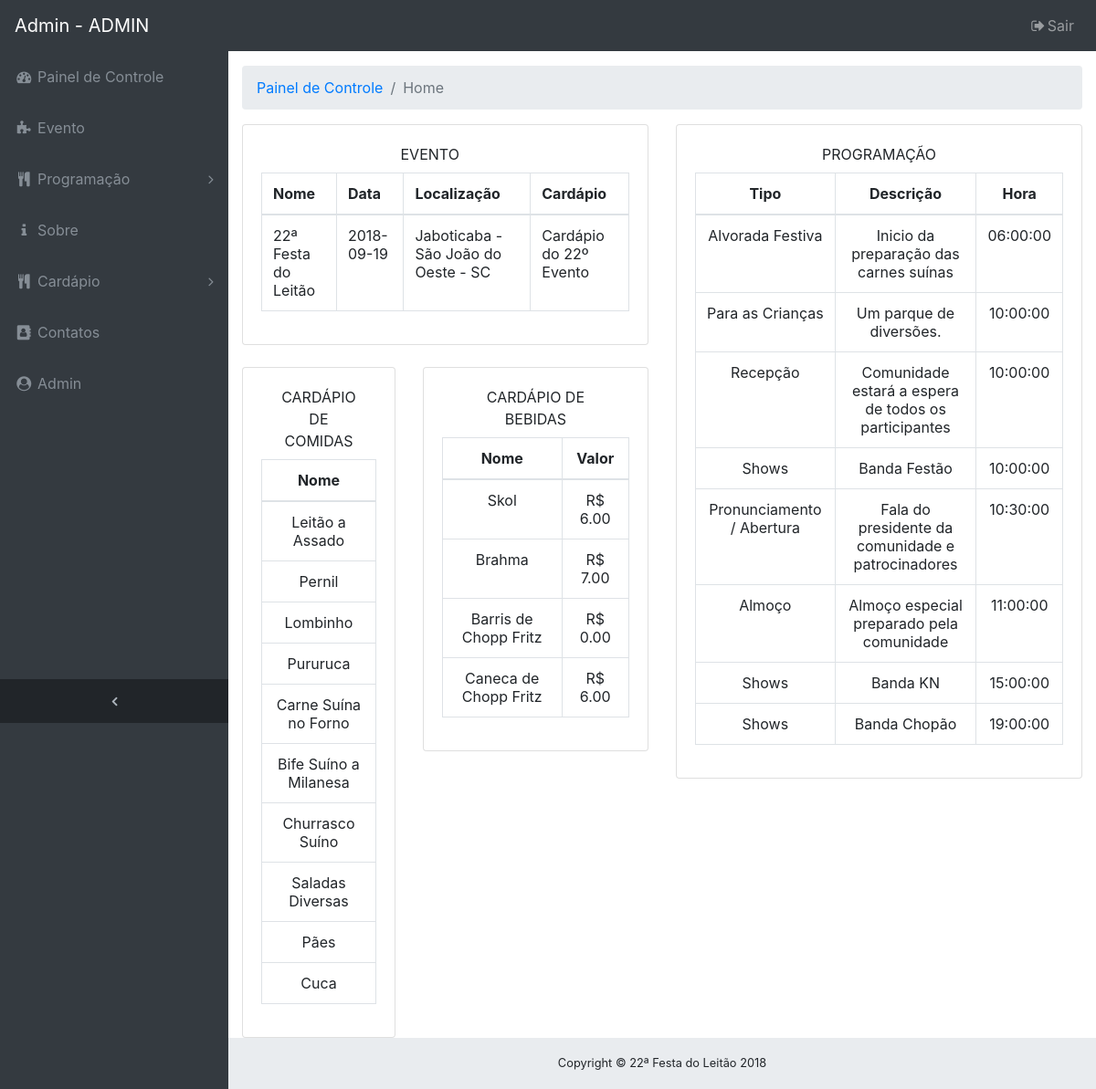
The app's page /admin/index.php (signed in) with its own data.
### tables this page shows
CREATE TABLE `tb_evento` (
    `cod_evento` INTEGER NOT NULL AUTO_INCREMENT,
    `nome_evento` VARCHAR(100),
    `nome_organizacao_evento` VARCHAR(200),
    `data_evento` DATE,
    `rua_evento` VARCHAR(100),
    `nome_comunidade` VARCHAR(200) NOT NULL,
    `banner_evento` VARCHAR(40),
    `cod_cardapio` INTEGER,
    `cod_cidade` INTEGER,
    CONSTRAINT `PK_tb_evento` PRIMARY KEY (`cod_evento`)
);

CREATE TABLE `tb_cidade` (
    `cod_cidade` INTEGER NOT NULL AUTO_INCREMENT,
    `nome_cidade` VARCHAR(200),
    `cod_estado` INTEGER,
    CONSTRAINT `PK_tb_cidade` PRIMARY KEY (`cod_cidade`)
);

CREATE TABLE `tb_estado` (
    `cod_estado` INTEGER NOT NULL AUTO_INCREMENT,
    `nome_estado` VARCHAR(100),
    `uf` VARCHAR(2),
    CONSTRAINT `PK_tb_estado` PRIMARY KEY (`cod_estado`)
);

CREATE TABLE `tb_cardapio` (
    `cod_cardapio` INTEGER NOT NULL AUTO_INCREMENT,
    `titulo_cardapio` VARCHAR(100),
    `obs_cardapio` VARCHAR(1000),
    CONSTRAINT `PK_tb_cardapio` PRIMARY KEY (`cod_cardapio`)
);

CREATE TABLE `tb_tipo_item` (
    `cod_tipo_item` INTEGER NOT NULL AUTO_INCREMENT,
    `descricao_tipo_item` VARCHAR(100),
    `valor_tipo_item` FLOAT(10,2),
    `obs_tipo_item` VARCHAR(1000),
    CONSTRAINT `PK_tb_tipo_item` PRIMARY KEY (`cod_tipo_item`)
);

CREATE TABLE `tb_programacao` (
    `cod_prog` INTEGER NOT NULL AUTO_INCREMENT,
    `descricao_prog` VARCHAR(1000),
    `pavilhao_prog` VARCHAR(100),
    `obs_prog` VARCHAR(1000),
    `hora_inicio_prog` TIME,
    `hora_fim_prog` TIME,
    `img_prog` VARCHAR(100),
    `video_prog` VARCHAR(100),
    `cod_tipo_prog` INTEGER,
    `cod_evento` INTEGER,
    CONSTRAINT `PK_tb_programacao` PRIMARY KEY (`cod_prog`)
);

CREATE TABLE `tb_tipo_programacao` (
    `cod_tipo_prog` INTEGER NOT NULL AUTO_INCREMENT,
    `descricao_tipo` VARCHAR(100),
    CONSTRAINT `PK_tb_tipo_programacao` PRIMARY KEY (`cod_tipo_prog`)
);

### admin/home.php (the view)
<?php
if (isset($login_cookie)) {
    ?>
    <div class="container-fluid">
        <div class="row">
            <div class="col-sm-6">
                <div class="card">
                    <div class="card-body">
                        <label class="text-center col-sm-11">EVENTO </label>
                        <table class="table table-bordered" cellspacing="0">
                            <thead>
                                <tr>
                                    <th>Nome</th>
                                    <th>Data</th>
                                    <th>Localização</th>
                                    <th>Cardápio</th>
                                </tr>
                            </thead>
                            <tbody>
                                <?php
                                include 'conexao.php';
                                $sql = 'select e.*, c.*, es.uf, car.* from tb_admin as a, tb_evento as e, tb_cidade as c, tb_estado as es, tb_cardapio as car
                                        where a.cod_evento = e.cod_evento
                                        and e.cod_cidade = c.cod_cidade
                                        and e.cod_cardapio = car.cod_cardapio
                                        and c.cod_estado = es.cod_estado';
                                $query = $pdo->query($sql);
                                while ($dados = $query->fetch()) {
                                    $nome = $dados['nome_evento'];
                                    $data = $dados['data_evento'];
                                    $cit = $dados['nome_cidade'];
                                    $est = $dados['uf'];
                                    $rua = $dados['rua_evento'];
                                    $cardapio = $dados['titulo_cardapio'];
                                    ?>
                                    <tr>
                                        <td><?= $nome; ?></td>
                                        <td><?= $data; ?></td>
                                        <td><?= $rua; ?> - <?= $cit; ?> - <?= $est; ?></td>
                                        <td><?= $cardapio; ?></td>
                                    </tr>
                                    <?php
                                }
                                ?>
                            </tbody>
                        </table>
                    </div>
                </div>
                <br>
                <div class="row">
                    <div class="col-sm-5">
                        <div class="card">
                            <div class="card-body">
                                <label class="text-center col-sm-12">CARDÁPIO DE COMIDAS</label>
                                <table class="table table-bordered text-center" cellspacing="0">
                                    <thead>
                                        <tr>
                                            <th>Nome</th>
                                        </tr>
                                    </thead>
                                    <tbody>
                                        <?php
                                        include 'conexao.php';
                                        $sql = 'select * from admin_evento_cardapio_item as x, tb_tipo_item as ti
                                        where x.cod_tipo_item = ti.cod_tipo_item
                                        and ti.cod_tipo_item != 2';
                                        $query = $pdo->query($sql);
                                        while ($dados = $query->fetch()) {
                                            $nome = $dados['nome_item'];
                                            ?>
                                            <tr>
                                                <td><?= $nome; ?></td>
                                            </tr>
                                            <?php
                                        }
                                        ?>
                                    </tbody>
                                </table>
                            </div>
                        </div>
                    </div>
                    <div class="col-sm-7">
                        <div class="card">
                            <div class="card-body">
                                <label class="text-center col-sm-12">CARDÁPIO DE BEBIDAS</label>
                                <table class="table table-bordered text-center" cellspacing="0">
                                    <thead>
                                        <tr>
                                            <th>Nome</th>
                                            <th>Valor</th>
                                        </tr>
                                    </thead>
                                    <tbody>
                                        <?php
                                        include 'conexao.php';
                                        $sql = 'select * from admin_evento_cardapio_item as x, tb_tipo_item as ti
                                        where x.cod_tipo_item = ti.cod_tipo_item
                                        and ti.cod_tipo_item = 2';
                                        $query = $pdo->query($sql);
                                        while ($dados = $query->fetch()) {
                                            $nome = $dados['nome_item'];
                                            $valor_item = $dados['valor_item'];
                                            ?>
                                            <tr>
                                                <td><?= $nome; ?></td>
                                                <td>R$ <?= $valor_item; ?></td>
                                            </tr>
                                            <?php
                                        }
                                        ?>
                                    </tbody>
                                </table>
                            </div>
                        </div>
                    </div>
                </div>
            </div>
            <div class="col-sm-6">
                <div class="card">
                    <div class="card-body">
                        <label class="text-center col-sm-12">PROGRAMAÇÃO </label>
                        <table class="table table-bordered text-center" cellspacing="0">
                            <thead>
                                <tr>
                                    <th>Tipo</th>
                                    <th>Descrição</th>
                                    <th>Hora</th>
                                </tr>
                            </thead>
                            <tbody>
                                <?php
                                include 'conexao.php';
                                $sql = 'select * from admin_evento_programacao_tipo_prog as x, tb_tipo_programacao as tp
                                        where x.cod_tipo_prog = tp.cod_tipo_prog
                                        order by x.hora_inicio_prog ASC;';
                                $query = $pdo->query($sql);
                                while ($dados = $query->fetch()) {
                                    $descricao = $dados['descricao_prog'];
                                    $hora = $dados['hora_inicio_prog'];
                                    $tipo = $dados['descricao_tipo'];
                                    ?>
                                    <tr>
                                        <td><?= $tipo; ?></td>
                                        <td><?= $descricao; ?></td>
                                        <td><?= $hora; ?></td>
                                    </tr>
                                    <?php
                                }
                                ?>
                            </tbody>
                        </table>
                    </div>
                </div>
            </div>
        </div>
    </div>
<?php } ?>

### admin/index.php (shortened to what this page needs)
<?php
$login_cookie = $_COOKIE['usuario'];
include './conexao.php';
$sql = "select e.* from tb_admin as a, tb_evento as e"
        . " where e.cod_evento = a.cod_evento";
$query = $pdo->query($sql);
$dados = $query->fetch();
$nome_evento = $dados['nome_evento'];
if (isset($login_cookie)) {
    ?>
    <html>
        <head>
            <link href="../vendor/bootstrap/css/bootstrap.min.css" rel="stylesheet" type="text/css"/>
            <link href="../vendor/font-awesome/css/font-awesome.min.css" rel="stylesheet" type="text/css"/>
            <link href="../vendor/datatables/dataTables.bootstrap4.css" rel="stylesheet" type="text/css"/>
            <link href="../css/sb-admin.css" rel="stylesheet" type="text/css"/>
        </head>
        <body class="fixed-nav sticky-footer bg-dark" id="page-top">
            <?php include './menu.php'; ?>
            <div class="content-wrapper">
                <?php
                $url = $_GET['url'];
                switch ($url) {
                    default :
                        include './navegacao.php';
                        include ('./home.php');
                }
                ?>
                <footer class="sticky-footer">
                    <div class="container">
                        <div class="text-center">
                            <small>Copyright © <?= $nome_evento; ?> 2018</small>
                        </div>
                    </div>
                </footer>
            </div>
        </body>
    </html>
    <?php
} else {
    echo"<script language='javascript' type='text/javascript'>alert('Faça o Login!');window.location.href='login.html'</script>";
}
?>

### css/sb-admin.css (style rules this page uses)
html { position: relative; min-height: 100%; }
body { overflow-x: hidden; }
body.sticky-footer { margin-bottom: 56px; }
body.sticky-footer .content-wrapper { min-height: calc(100vh - 56px - 56px); }
body.fixed-nav { padding-top: 56px; }
.content-wrapper { min-height: calc(100vh - 56px); padding-top: 1rem; }
.content-wrapper { overflow-x: hidden; background: white; }
@media (min-width: 992px) { .content-wrapper { margin-left: 250px; } }
footer.sticky-footer { position: absolute; right: 0; bottom: 0; width: 100%; height: 56px; background-color: #e9ecef; line-height: 55px; }
@media (min-width: 992px) { footer.sticky-footer { width: calc(100% - 250px); } }

### records on screen
tb_evento: nome_evento "22ª Festa do Leitão", data_evento "2018-09-19", rua_evento "Jaboticaba", cod_cidade.nome_cidade "São João do Oeste", tb_estado.uf "SC", cod_cardapio.titulo_cardapio "Cardápio do 22º Evento"
tb_tipo_item: nome "Leitão a Assado", nome "Pernil", nome "Lombinho", nome "Pururuca", nome "Carne Suína no Forno", nome "Bife Suíno a Milanesa", nome "Churrasco Suíno"
tb_tipo_item: nome "Saladas Diversas", nome "Pães", nome "Cuca"
tb_tipo_item: nome "Skol", valor_item "6.00", nome "Brahma", valor_item "7.00", nome "Barris de Chopp Fritz", valor_item "0.00", nome "Caneca de Chopp Fritz"
tb_programacao: cod_tipo_prog.descricao_tipo "Alvorada Festiva", descricao_prog "Inicio da preparação das carnes suínas", hora_inicio_prog "06:00:00"
tb_programacao: cod_tipo_prog.descricao_tipo "Para as Crianças", descricao_prog "Um parque de diversões.", hora_inicio_prog "10:00:00"
tb_programacao: cod_tipo_prog.descricao_tipo "Recepção", descricao_prog "Comunidade estará a espera de todos os participantes", hora_inicio_prog "10:00:00"
tb_programacao: cod_tipo_prog.descricao_tipo "Shows", descricao_prog "Banda Festão", hora_inicio_prog "10:00:00"
tb_programacao: cod_tipo_prog.descricao_tipo "Pronunciamento / Abertura", descricao_prog "Fala do presidente da comunidade e patrocinadores", hora_inicio_prog "10:30:00"
tb_programacao: cod_tipo_prog.descricao_tipo "Almoço", descricao_prog "Almoço especial preparado pela comunidade", hora_inicio_prog "11:00:00"
tb_programacao: cod_tipo_prog.descricao_tipo "Shows", descricao_prog "Banda KN", hora_inicio_prog "15:00:00"
tb_programacao: cod_tipo_prog.descricao_tipo "Shows", descricao_prog "Banda Chopão", hora_inicio_prog "19:00:00"

### other values on screen
$login_cookie "ADMIN"
$menu "Home"
